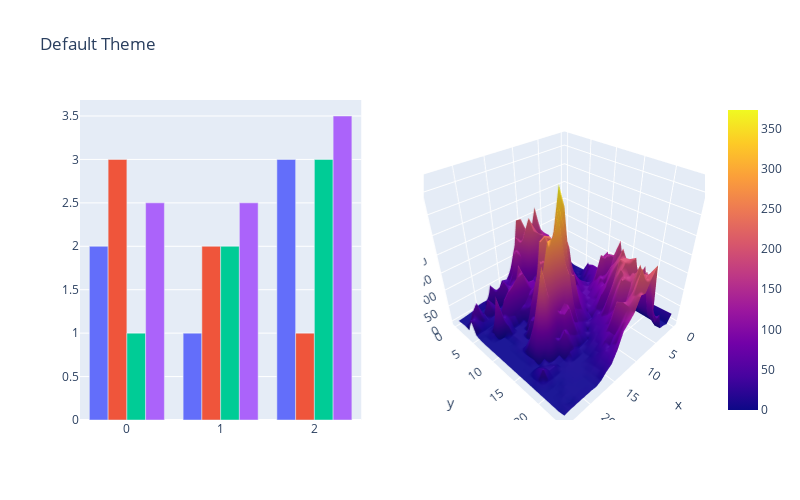

Notebook cell for this chart:
### Code cell
# Make figure with subplots
fig = make_subplots(rows=1, cols=2, specs=[[{"type": "bar"},
                                            {"type": "surface"}]])

# Add bar traces to subplot (1, 1)
fig.add_trace(go.Bar(y=[2, 1, 3]), row=1, col=1)
fig.add_trace(go.Bar(y=[3, 2, 1]), row=1, col=1)
fig.add_trace(go.Bar(y=[1, 2, 3]), row=1, col=1)
fig.add_trace(go.Bar(y=[2.5, 2.5, 3.5]), row=1, col=1)

# Add surface trace to subplot (1, 2)
# Read data from a csv
z_data = pd.read_csv("https://raw.githubusercontent.com/plotly/datasets/master/api_docs/mt_bruno_elevation.csv")
fig.add_surface(z=z_data)

# Hide legend
fig.update_layout(
    showlegend=False,
    title_text="Default Theme",
    #title_text="Default Theme Disabled",
    height=500,
    width=800,
)

fig.show()

### Figure 1 — Plotly figure (JSON) as saved in the notebook; plotly's stock layout.template omitted (floating-point values rounded to 4 significant figures; data arrays with more than 128 entries replaced by an {"elided": "..."} marker saying what was removed)
{"data": [{"type": "bar", "xaxis": "x", "y": [2, 1, 3], "yaxis": "y"}, {"type": "bar", "xaxis": "x", "y": [3, 2, 1], "yaxis": "y"}, {"type": "bar", "xaxis": "x", "y": [1, 2, 3], "yaxis": "y"}, {"type": "bar", "xaxis": "x", "y": [2.5, 2.5, 3.5], "yaxis": "y"}, {"type": "surface", "z": {"elided": "25x25 float values"}}], "layout": {"height": 500, "scene": {"domain": {"x": [0.55, 1], "y": [0, 1]}}, "showlegend": false, "title": {"text": "Default Theme"}, "width": 800, "xaxis": {"anchor": "y", "domain": [0, 0.45]}, "yaxis": {"anchor": "x", "domain": [0, 1]}}}
